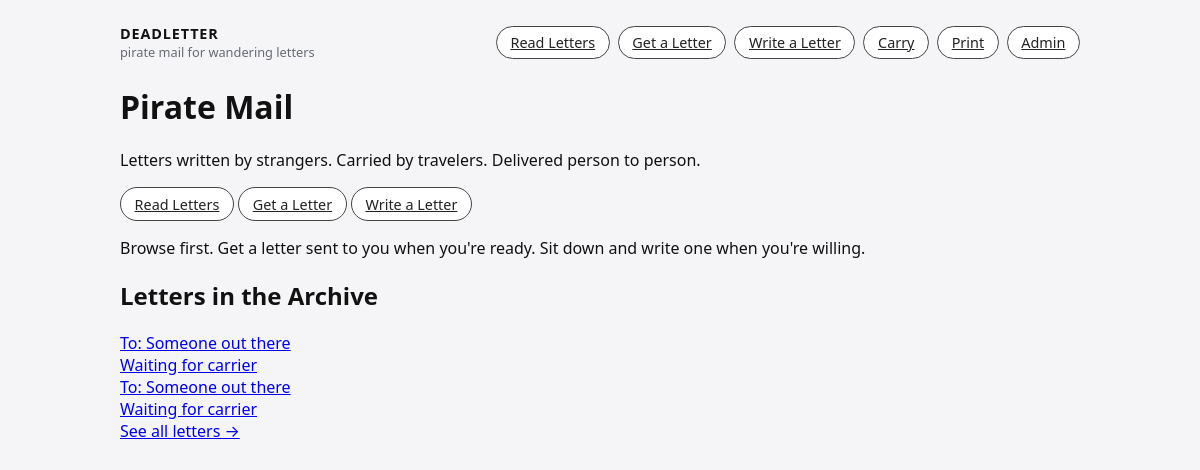
Before: / with the older database file.
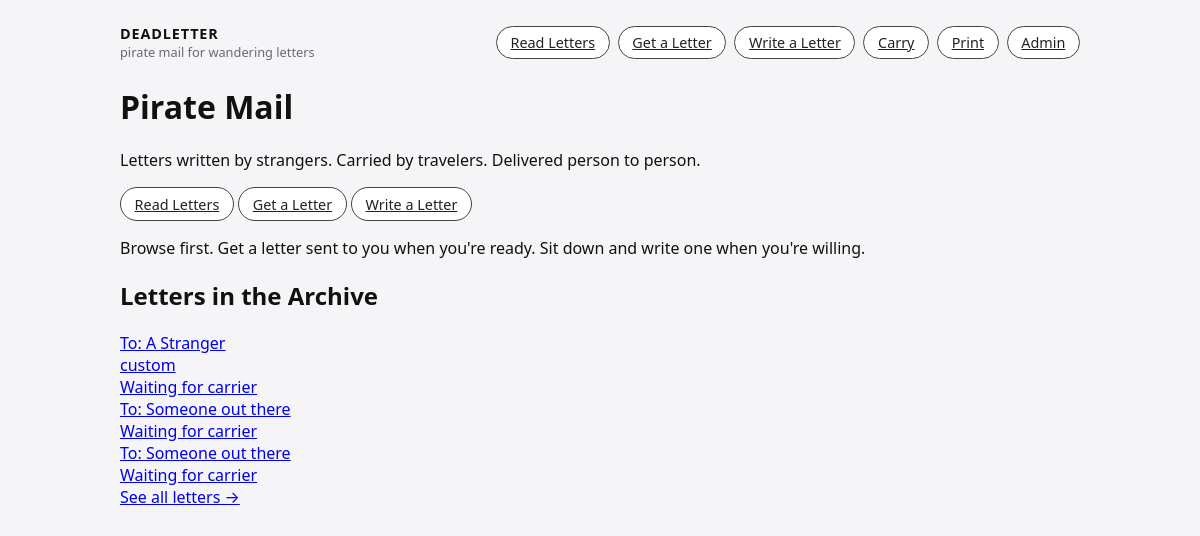
After: the same page with the newer database file.
### letters/models.py (models this page shows, shortened)
class LetterInstance(models.Model):
    concept = models.ForeignKey(
        LetterConcept,
        null=True,
        blank=True,
        on_delete=models.SET_NULL,
        related_name="instances",
    )
    recipient = models.ForeignKey(
        Person,
        null=True,
        blank=True,
        on_delete=models.SET_NULL,
        related_name="letter_instances",
    )
    code = models.CharField(
        max_length=32,
        unique=True,
        default=generate_letter_code,
        help_text="Short ID printed on the letter and encoded in QR.",
    )
    body_text = models.TextField(
        blank=True,
        help_text="Digital text of this specific letter, if written online.",
    )
    current_city = models.CharField(max_length=255, blank=True)
    current_region = models.CharField(max_length=255, blank=True)
    current_state = models.CharField(max_length=255, blank=True)
    current_social_place_name = models.CharField(
        max_length=255,
        blank=True,
        help_text="If the letter is left at a specific place (bar, camp, etc.).",
    )
    status = models.CharField(
        max_length=32,
        choices=[
            ("created", "Created"),
            ("waiting", "Waiting for carrier"),
            ("traveling", "Traveling"),
            ("left", "Left at location"),
            ("delivered", "Delivered"),
            ("archived", "Archived"),
        ],
        default="created",
    )
    is_public = models.BooleanField(
        default=True,
        help_text="If false, hide this letter body from public reading views.",
    )
    created_at = models.DateTimeField(auto_now_add=True)
    created_by = models.ForeignKey(
        settings.AUTH_USER_MODEL,
        null=True,
        blank=True,
        on_delete=models.SET_NULL,
        related_name="letter_instances_created",
    )
    class Meta:
        ordering = ["-created_at"]

class LetterConcept(models.Model):
    title = models.CharField(max_length=255, blank=True)
    description = models.TextField(blank=True)
    write_prompt = models.TextField(
        blank=True,
        help_text="Optional guidance or script; often same as person's write_about.",
    )
    destination_social_place_name = models.CharField(
        max_length=255,
        blank=True,
        help_text="Bar, camp, venue, etc., where this should arrive.",
    )
    destination_city = models.CharField(max_length=255, blank=True)
    destination_region = models.CharField(max_length=255, blank=True)
    destination_state = models.CharField(max_length=255, blank=True)
    created_for = models.ForeignKey(
        Person,
        null=True,
        blank=True,
        on_delete=models.SET_NULL,
        related_name="letter_concepts",
    )
    created_at = models.DateTimeField(auto_now_add=True)
    created_by = models.ForeignKey(
        settings.AUTH_USER_MODEL,
        null=True,
        blank=True,
        on_delete=models.SET_NULL,
        related_name="letter_concepts_created",
    )
    class Meta:
        ordering = ["-created_at"]

### people/models.py (models this page shows, shortened)
class Person(models.Model):
    nickname = models.CharField(max_length=255)
    city = models.CharField(max_length=255, blank=True)
    region = models.CharField(max_length=255, blank=True)
    state = models.CharField(max_length=255, blank=True)
    social_place_name = models.CharField(
        max_length=255,
        blank=True,
        help_text="Bar, camp, venue, event space, etc.",
    )
    write_about = models.TextField(
        blank=True,
        help_text="Short topic or prompt for this person.",
    )
    created_at = models.DateTimeField(auto_now_add=True)
    created_by = models.ForeignKey(
        settings.AUTH_USER_MODEL,
        null=True,
        blank=True,
        on_delete=models.SET_NULL,
        related_name="people_created",
    )
    email = models.EmailField(blank=True)  # <-- ADD THIS
    is_active = models.BooleanField(default=True)
    class Meta:
        ordering = ["-created_at"]

### deadletter_mailproject/views.py (the view)
# urls.py: path("", home, name="home"),
def home(request):
    recent_letters = (
        LetterInstance.objects
        .filter(is_public=True, body_text__gt="")
        .select_related("concept", "recipient")
        .order_by("-created_at")[:6]
    )
    return render(request, "home.html", {"recent_letters": recent_letters})

### templates/home.html (shortened to what this page needs)
{% extends "base.html" %}
{% load static %}
{% block content %}
<div class="home-hero">
  <h1 class="home-title">Pirate Mail</h1>
  <p class="home-subtitle">
    Letters written by strangers. Carried by travelers. Delivered person to person.
  </p>
  <div class="home-actions">
    <a class="btn btn-primary" href="{% url 'letter_read_list' %}">Read Letters</a>
    <a class="btn" href="{% url 'request_a_letter' %}">Get a Letter</a>
    <a class="btn" href="{% url 'letter_write_queue' %}">Write a Letter</a>
  </div>
  <p class="home-hint">
    Browse first. Get a letter sent to you when you're ready.
    Sit down and write one when you're willing.
  </p>
</div>
{% if recent_letters %}
<section class="recent-letters">
  <h2 class="section-heading">Letters in the Archive</h2>
  <div class="letter-grid">
    {% for letter in recent_letters %}
    <a class="letter-card" href="{% url 'letter_public' letter.code %}">
      <div class="letter-card-to">
        To: {{ letter.recipient.nickname|default:"A Stranger" }}
      </div>
      {% if letter.concept.title %}
      <div class="letter-card-topic">{{ letter.concept.title }}</div>
      {% endif %}
      <div class="letter-card-status">{{ letter.get_status_display }}</div>
    </a>
    {% endfor %}
  </div>
  <div class="home-read-more">
    <a href="{% url 'letter_read_list' %}">See all letters &rarr;</a>
  </div>
</section>
{% endif %}
{% endblock %}

Changed rows visible on the page:
added LetterInstance: recipient.nickname "A Stranger", concept "custom", status "Waiting for carrier"
